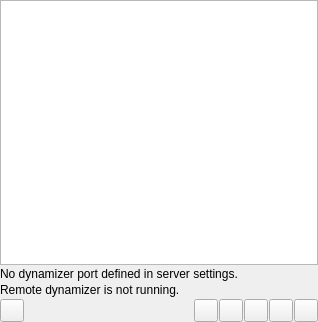
<?xml version="1.0" encoding="UTF-8"?>
<ui version="4.0">
 <class>DynamicPage</class>
 <widget class="QWidget" name="DynamicPage">
  <property name="geometry">
   <rect>
    <x>0</x>
    <y>0</y>
    <width>318</width>
    <height>322</height>
   </rect>
  </property>
  <layout class="QVBoxLayout" name="vlayout">
   <property name="spacing">
    <number>2</number>
   </property>
   <property name="margin">
    <number>0</number>
   </property>
   <item>
    <widget class="ItemView" name="view"/>
   </item>
   <item>
    <widget class="StatusLabel" name="infoLabel">
     <property name="text">
      <string>No dynamizer port defined in server settings.</string>
     </property>
    </widget>
   </item>
   <item>
    <widget class="StatusLabel" name="remoteRunningLabel">
     <property name="text">
      <string>Remote dynamizer is not running.</string>
     </property>
    </widget>
   </item>
   <item>
    <widget class="QWidget" name="controls">
     <layout class="QHBoxLayout" name="hlayout">
      <property name="margin">
       <number>0</number>
      </property>
      <property name="spacing">
       <number>1</number>
      </property>
      <item>
       <widget class="ToolButton" name="refreshBtn"/>
      </item>
       <item>
       <spacer name="horizontalSpacer">
        <property name="orientation">
          <enum>Qt::Horizontal</enum>
        </property>
        <property name="sizeHint" stdset="0">
         <size>
          <width>16</width>
          <height>20</height>
         </size>
        </property>
       </spacer>
      </item>
      <item>
       <widget class="SizeWidget" name="sizeWidget"/>
      </item>
      <item>
       <widget class="ToolButton" name="addBtn"/>
      </item>
      <item>
       <widget class="ToolButton" name="editBtn"/>
      </item>
      <item>
       <widget class="ToolButton" name="removeBtn"/>
      </item>
      <item>
       <widget class="ToolButton" name="startBtn"/>
      </item>
      <item>
       <widget class="ToolButton" name="stopBtn"/>
      </item>
     </layout>
   </widget>
  </item>
 </layout>
 </widget>
 <customwidgets>
  <customwidget>
   <class>ItemView</class>
   <extends>QTreeView</extends>
   <header>itemview.h</header>
  </customwidget>
  <customwidget>
   <class>StatusLabel</class>
   <extends>QLabel</extends>
   <header>statuslabel.h</header>
  </customwidget>
  <customwidget>
   <class>ToolButton</class>
   <extends>QToolButton</extends>
   <header>toolbutton.h</header>
  </customwidget>
  <customwidget>
   <class>SizeWidget</class>
   <extends>QWidget</extends>
   <header>sizewidget.h</header>
  </customwidget>
 </customwidgets>
 <resources/>
 <connections/>
</ui>
